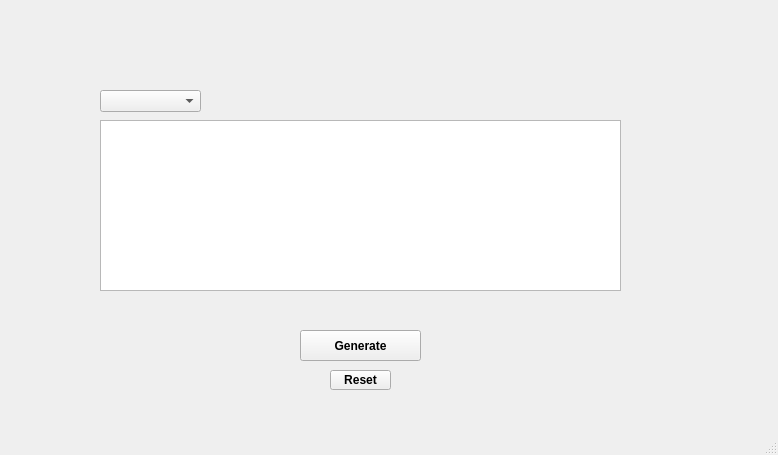
<?xml version="1.0" encoding="UTF-8"?>
<ui version="4.0">
 <class>MainWindow</class>
 <widget class="QMainWindow" name="MainWindow">
  <property name="geometry">
   <rect>
    <x>0</x>
    <y>0</y>
    <width>778</width>
    <height>455</height>
   </rect>
  </property>
  <property name="font">
   <font>
    <weight>75</weight>
    <bold>true</bold>
   </font>
  </property>
  <property name="windowTitle">
   <string>MainWindow</string>
  </property>
  <widget class="QWidget" name="centralwidget">
   <widget class="QTextEdit" name="textEdit">
    <property name="enabled">
     <bool>true</bool>
    </property>
    <property name="geometry">
     <rect>
      <x>100</x>
      <y>120</y>
      <width>521</width>
      <height>171</height>
     </rect>
    </property>
    <property name="acceptDrops">
     <bool>true</bool>
    </property>
   </widget>
   <widget class="QLabel" name="label">
    <property name="geometry">
     <rect>
      <x>40</x>
      <y>-20</y>
      <width>761</width>
      <height>461</height>
     </rect>
    </property>
    <property name="text">
     <string>&lt;html&gt;&lt;head/&gt;&lt;body&gt;&lt;p&gt;&lt;img src=&quot;:/newPrefix/litaiBackground3.jpg&quot;/&gt;&lt;/p&gt;&lt;/body&gt;&lt;/html&gt;</string>
    </property>
   </widget>
   <widget class="QPushButton" name="pushButton">
    <property name="geometry">
     <rect>
      <x>300</x>
      <y>330</y>
      <width>121</width>
      <height>31</height>
     </rect>
    </property>
    <property name="text">
     <string>Generate</string>
    </property>
   </widget>
   <widget class="QPushButton" name="resetButton">
    <property name="geometry">
     <rect>
      <x>330</x>
      <y>370</y>
      <width>61</width>
      <height>20</height>
     </rect>
    </property>
    <property name="text">
     <string>Reset</string>
    </property>
   </widget>
   <widget class="QComboBox" name="comboBox">
    <property name="geometry">
     <rect>
      <x>100</x>
      <y>90</y>
      <width>101</width>
      <height>22</height>
     </rect>
    </property>
   </widget>
   <zorder>label</zorder>
   <zorder>textEdit</zorder>
   <zorder>pushButton</zorder>
   <zorder>resetButton</zorder>
   <zorder>comboBox</zorder>
  </widget>
  <widget class="QMenuBar" name="menubar">
   <property name="geometry">
    <rect>
     <x>0</x>
     <y>0</y>
     <width>778</width>
     <height>26</height>
    </rect>
   </property>
  </widget>
  <widget class="QStatusBar" name="statusbar"/>
 </widget>
 <resources>
  <include location="pic.qrc"/>
 </resources>
 <connections/>
</ui>
